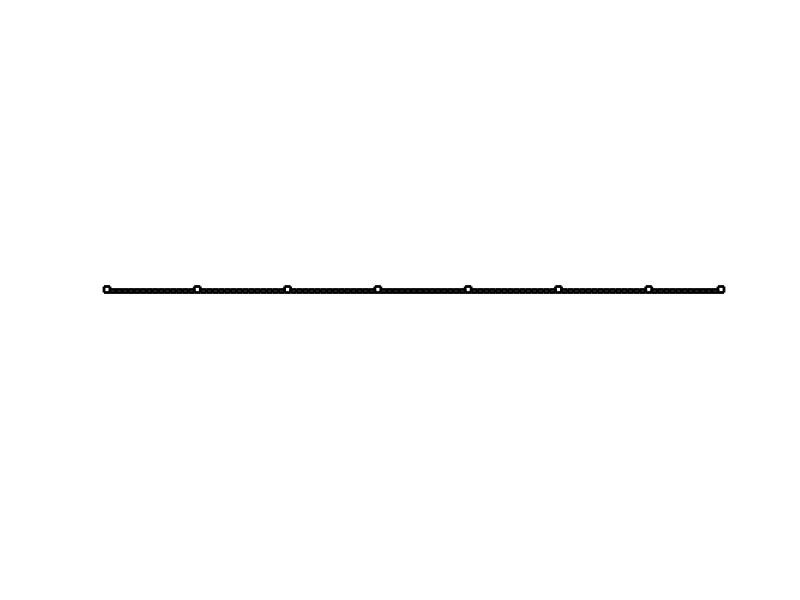
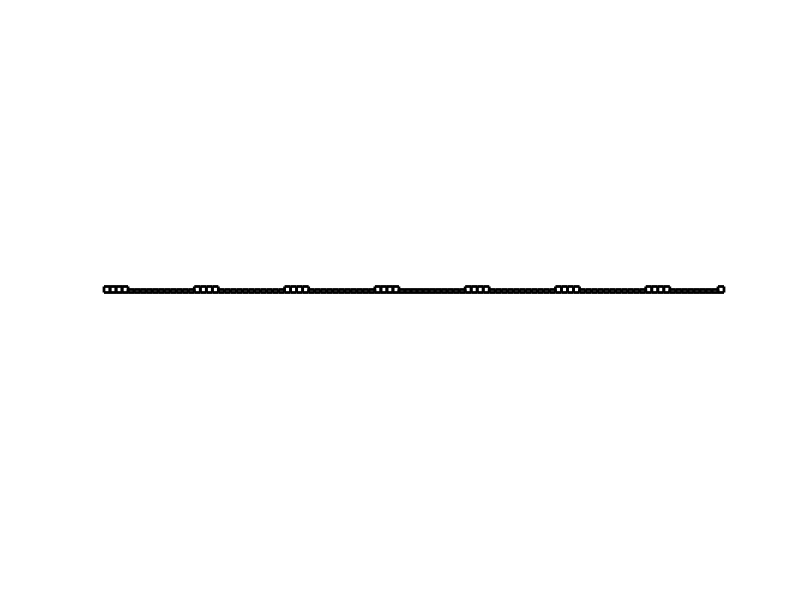
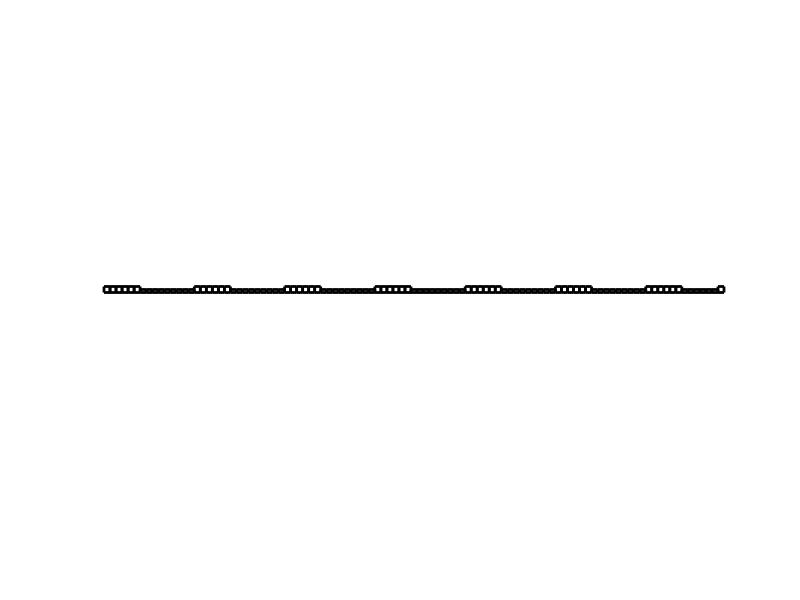
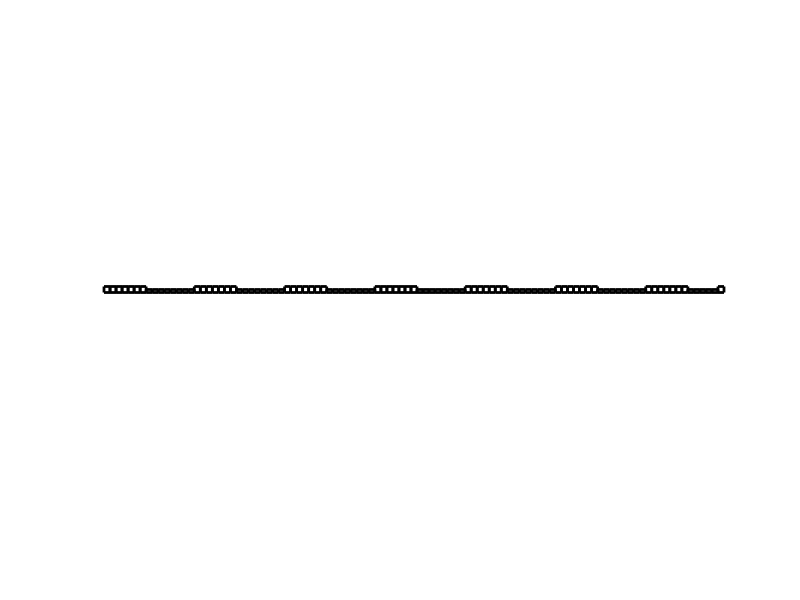

These figures' MATLAB source, in order:
function test

  %n_mass = 2*10;
  %n_spring = n_mass + 1;
  % period = [2 3 4 5 8];
  % for ii=1:length(period)
  %   figure;
  %   plotLayers(n_spring, period(ii));
  % end
  
  n_mass = 2*51;
  n_spring = n_mass + 1;
  ratio = [0.1 0.5 0.75 1 1.5 2 10];
  n_layer = 7;
  for ii=1:length(ratio)
    figure;
    plotLayersU(ii, n_spring, n_layer, ratio(ii));
  end

function plotLayers(n_spring, period)

  stiff = true;
  count = 1;
  for i=1:n_spring-1
    x0 = (i-1);
    x1 = i;
    if (mod(count, period) == 0) 
      if (stiff == true)
        stiff = false;
        count = 1;
      else
        stiff = true;
        count = 1;
      end
    end
    count = count + 1;
    if (stiff == true)
      plot([x0 x1 x1 x0 x0], [0 0 1 1 0], 'k-', 'LineWidth', 2); hold on;
    else
      plot([x0 x1 x1 x0 x0], [0 0 0.5 0.5 0], 'k-', 'LineWidth', 2); hold on;
    end
  end
  x0 = (n_spring-1);
  x1 = n_spring;
  plot([x0 x1 x1 x0 x0], [0 0 1 1 0], 'k-', 'LineWidth', 2); hold on;
  axis equal
  axis off

  filenum = num2str(period);
  filename = strcat('LayerElasBar',filenum,'.eps');
  print(gcf, '-depsc', filename);
  
function plotLayersU(plotnum, n_spring, n_layer, ratio_stiff_soft)

  N = n_spring/n_layer;

  n_stiff = ratio_stiff_soft/(1+ratio_stiff_soft)*N;
  n_soft = n_spring - n_stiff;

  count = 0;
  for ii=1:n_spring-1
    x0 = (ii-1);
    x1 = ii;
    count = count + 1;
    if (count < n_stiff)
      plot([x0 x1 x1 x0 x0], [0 0 1 1 0], 'k-', 'LineWidth', 2); hold on;
    else
      plot([x0 x1 x1 x0 x0], [0 0 0.5 0.5 0], 'k-', 'LineWidth', 2); hold on;
    end
    if (count > N)
      count = 0;
    end
  end
  x0 = (n_spring-1);
  x1 = n_spring;
  plot([x0 x1 x1 x0 x0], [0 0 1 1 0], 'k-', 'LineWidth', 2); hold on;
  axis equal
  axis off
  
  filenum = num2str(plotnum);
  filename = strcat('LayerElasBarRatio',filenum,'.eps');
  print(gcf, '-depsc', filename);
